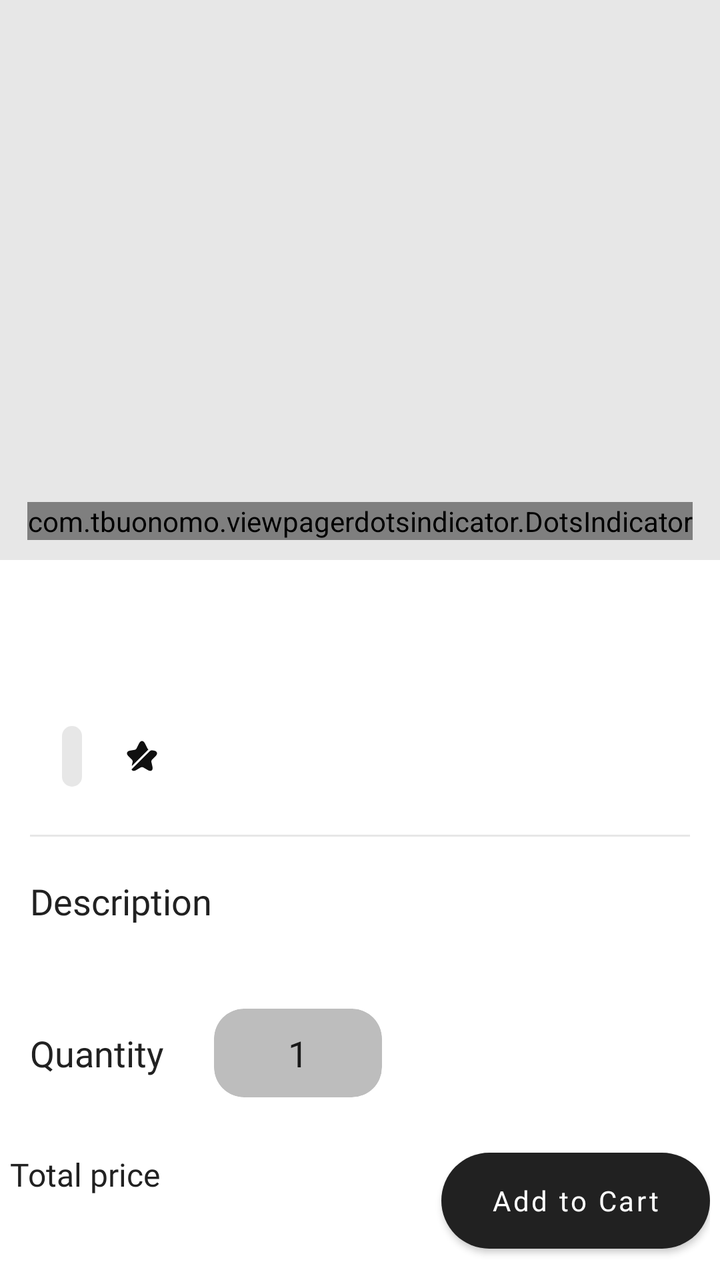
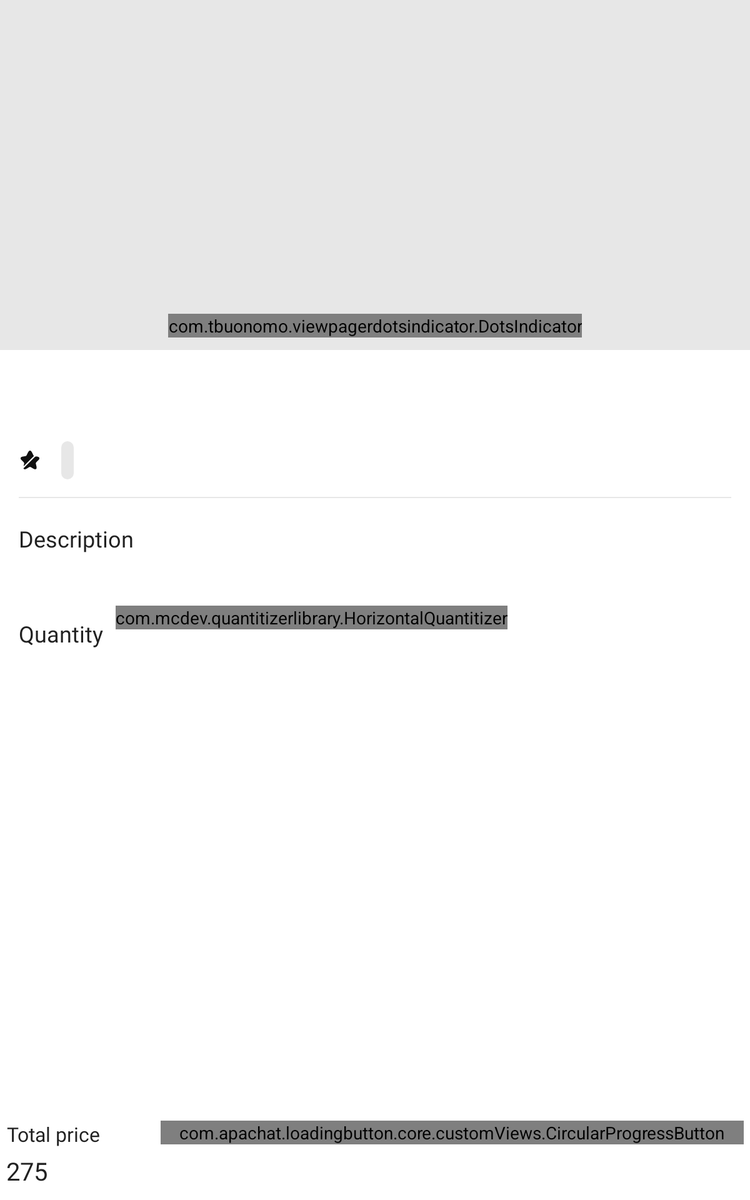

First picture: res/layout/ on a phone held upright. Second picture: the repository's own variant of that layout, on a device whose configuration matches the variant's folder. Source for both follows.
<!-- AndroidManifest.xml: application theme Theme.VodiyPolymer -->
<!-- res/layout/fragment_details.xml -->
<?xml version="1.0" encoding="utf-8"?>
<androidx.coordinatorlayout.widget.CoordinatorLayout xmlns:android="http://schemas.android.com/apk/res/android"
    xmlns:app="http://schemas.android.com/apk/res-auto"
    xmlns:tools="http://schemas.android.com/tools"
    android:layout_width="match_parent"
    android:layout_height="match_parent"
    android:fitsSystemWindows="true"
    tools:context="uz.seppuku.vp.fragment.DetailsFragment">

    <com.google.android.material.appbar.AppBarLayout
        android:layout_width="match_parent"
        android:layout_height="wrap_content"
        android:elevation="0dp"
        android:stateListAnimator="@null"
        android:theme="@style/ThemeOverlay.AppCompat.Dark.ActionBar">

        <com.google.android.material.appbar.CollapsingToolbarLayout
            android:layout_width="match_parent"
            android:layout_height="280dp"
            android:background="@color/very_light_gray"
            app:contentScrim="@color/white"
            app:layout_scrollFlags="scroll|enterAlways|enterAlwaysCollapsed|snap"
            app:toolbarId="@id/toolbar">

            <RelativeLayout
                android:layout_width="match_parent"
                android:layout_height="match_parent">

                <androidx.viewpager2.widget.ViewPager2
                    android:id="@+id/viewpager"
                    android:layout_width="match_parent"
                    android:layout_height="match_parent"
                    android:orientation="horizontal"
                    android:transitionName="image" />

                <com.tbuonomo.viewpagerdotsindicator.DotsIndicator
                    android:id="@+id/dots_indicator"
                    android:layout_width="wrap_content"
                    android:layout_height="wrap_content"
                    android:layout_alignParentBottom="true"
                    android:layout_centerHorizontal="true"
                    android:layout_marginBottom="10dp"
                    app:dotsColor="@color/white"
                    app:dotsCornerRadius="8dp"
                    app:dotsSize="8dp"
                    app:dotsSpacing="4dp"
                    app:dotsWidthFactor="2.5"
                    app:progressMode="false"
                    app:selectedDotColor="@color/very_dark_gray_mostly_black" />
            </RelativeLayout>


            <androidx.appcompat.widget.Toolbar
                android:id="@+id/toolbar"
                android:layout_width="match_parent"
                android:layout_height="?attr/actionBarSize"
                android:elevation="0dp"
                app:contentInsetStart="0dp"
                app:layout_collapseMode="pin">

                <RelativeLayout

                    android:id="@+id/rl_1_home"
                    android:layout_width="match_parent"
                    android:layout_height="wrap_content"
                    android:layout_marginHorizontal="10dp">

                    <ImageView
                        android:id="@+id/iv_tb_back"
                        android:layout_width="wrap_content"
                        android:layout_height="wrap_content"
                        android:layout_centerVertical="true"
                        android:padding="10dp"
                        android:src="@drawable/ic_arrow_left_line"
                        app:tint="@color/very_dark_gray_mostly_black" />
                </RelativeLayout>
            </androidx.appcompat.widget.Toolbar>

        </com.google.android.material.appbar.CollapsingToolbarLayout>

    </com.google.android.material.appbar.AppBarLayout>


    <androidx.core.widget.NestedScrollView
        android:layout_width="match_parent"
        android:layout_height="wrap_content"
        android:paddingBottom="70dp"
        app:layout_behavior="@string/appbar_scrolling_view_behavior">


        <LinearLayout
            android:layout_width="match_parent"
            android:layout_height="match_parent"
            android:orientation="vertical"
            android:padding="15dp">

            <LinearLayout
                android:layout_width="match_parent"
                android:layout_height="wrap_content"
                android:orientation="vertical">

                <TextView
                    android:id="@+id/tv_title"
                    android:layout_width="wrap_content"
                    android:layout_height="wrap_content"
                    android:fontFamily="@font/generalsans_semibold"
                    android:maxLines="2"
                    android:textColor="@color/very_dark_gray_mostly_black"
                    android:textSize="20sp" />

                <TextView
                    android:id="@+id/tv_price"
                    android:layout_width="wrap_content"
                    android:layout_height="wrap_content"
                    android:fontFamily="@font/generalsans_semibold"
                    android:textAlignment="center"
                    android:textColor="@color/very_dark_gray_mostly_black"
                    android:textSize="20sp" />
            </LinearLayout>

            <LinearLayout
                android:layout_width="match_parent"
                android:layout_height="wrap_content"
                android:gravity="center_vertical"
                android:orientation="horizontal"
                android:padding="10dp">

                <TextView
                    android:id="@+id/tv_sold"
                    android:layout_width="wrap_content"
                    android:layout_height="wrap_content"
                    android:layout_marginHorizontal="6dp"
                    android:layout_marginVertical="4dp"
                    android:background="@drawable/item_search_view_background"
                    android:fontFamily="@font/generalsans_semibold"
                    android:padding="5dp"
                    android:textColor="@color/dark_gray"
                    android:textSize="15sp" />

                <LinearLayout
                    android:layout_width="wrap_content"
                    android:layout_height="wrap_content"
                    android:layout_marginVertical="5dp"
                    android:layout_marginStart="15dp"
                    android:gravity="center_vertical"
                    android:orientation="horizontal">

                    <ImageView
                        android:layout_width="18dp"
                        android:layout_height="18dp"
                        android:src="@drawable/ic_star_bold" />

                    <TextView
                        android:id="@+id/tv_rating"
                        android:layout_width="wrap_content"
                        android:layout_height="wrap_content"
                        android:layout_marginHorizontal="5dp"
                        android:fontFamily="@font/generalsans_medium"
                        android:textColor="@color/dark_gray"
                        android:textSize="14sp" />
                </LinearLayout>


            </LinearLayout>

            <View
                android:layout_width="match_parent"
                android:layout_height="1dp"
                android:layout_marginVertical="10dp"
                android:background="@color/very_light_gray" />


            <TextView
                android:layout_width="wrap_content"
                android:layout_height="wrap_content"
                android:layout_marginVertical="10dp"
                android:fontFamily="@font/generalsans_semibold"
                android:text="@string/description"
                android:textAlignment="center"
                android:textColor="@color/very_dark_gray_mostly_black"
                android:textSize="18sp" />

            <TextView
                android:id="@+id/tv_description"
                android:layout_width="wrap_content"
                android:layout_height="wrap_content"
                android:layout_marginBottom="10dp"
                android:fontFamily="@font/generalsans_regular"
                android:textAlignment="center"
                android:textColor="@color/very_dark_gray_mostly_black"
                android:textSize="16sp" />


            <LinearLayout
                android:layout_width="match_parent"
                android:layout_height="match_parent"
                android:gravity="center_vertical"
                android:orientation="horizontal">

                <TextView
                    android:layout_width="wrap_content"
                    android:layout_height="wrap_content"
                    android:layout_marginVertical="10dp"
                    android:fontFamily="@font/generalsans_semibold"
                    android:text="@string/quantity"
                    android:textAlignment="center"
                    android:textColor="@color/very_dark_gray_mostly_black"
                    android:textSize="18sp" />


                <include
                    android:id="@+id/inc_counter"
                    layout="@layout/item_counter"
                    android:layout_width="wrap_content"
                    android:layout_height="wrap_content"
                    android:layout_marginStart="25dp" />
            </LinearLayout>
        </LinearLayout>

    </androidx.core.widget.NestedScrollView>


    <RelativeLayout
        android:id="@+id/rl_add_to_cart"
        android:layout_width="match_parent"
        android:layout_height="wrap_content"
        android:layout_alignParentBottom="true"
        android:layout_gravity="bottom"
        android:background="@color/white"
        android:orientation="horizontal"
        android:paddingHorizontal="5dp"
        android:paddingVertical="10dp">

        <LinearLayout
            android:layout_width="wrap_content"
            android:layout_height="wrap_content"
            android:orientation="vertical">

            <TextView
                android:layout_width="wrap_content"
                android:layout_height="wrap_content"
                android:layout_marginBottom="5dp"
                android:fontFamily="@font/generalsans_regular"
                android:text="@string/total_price"
                android:textAlignment="center"
                android:textColor="@color/very_dark_gray_mostly_black"
                android:textSize="16sp" />

            <TextView
                android:id="@+id/tv_total_price"
                android:layout_width="wrap_content"
                android:layout_height="wrap_content"
                android:fontFamily="@font/generalsans_semibold"
                android:textAlignment="center"
                android:textColor="@color/very_dark_gray_mostly_black"
                android:textSize="20sp" />
        </LinearLayout>

        <Button
            android:id="@+id/btn_add_to_cart"
            android:layout_width="wrap_content"
            android:layout_height="wrap_content"
            android:layout_alignParentEnd="true"
            android:background="@drawable/item_circular_button_background"
            android:fontFamily="@font/generalsans_semibold"
            android:paddingHorizontal="25dp"
            android:text="@string/add_to_cart"
            android:textAllCaps="false"
            app:backgroundTint="@null"
            tools:ignore="RelativeOverlap" />
    </RelativeLayout>
</androidx.coordinatorlayout.widget.CoordinatorLayout>
<!-- res/layout/item_counter.xml (included above) -->
<?xml version="1.0" encoding="utf-8"?>
<androidx.cardview.widget.CardView xmlns:android="http://schemas.android.com/apk/res/android"
    xmlns:app="http://schemas.android.com/apk/res-auto"
    android:layout_width="wrap_content"
    android:id="@+id/card_main"
    android:layout_height="wrap_content"
    android:layout_margin="5dp"
    app:cardBackgroundColor="@color/gray"
    app:cardCornerRadius="15dp"
    app:cardElevation="0dp">

    <LinearLayout
        android:layout_width="match_parent"
        android:layout_height="wrap_content"
        android:gravity="center_vertical"
        android:orientation="horizontal"
        android:paddingHorizontal="17dp"
        android:paddingVertical="10dp">

        <ImageView
            android:id="@+id/iv_minus"
            android:layout_width="wrap_content"
            android:layout_height="wrap_content"
            android:layout_marginEnd="15dp"
            android:src="@drawable/ic_minus_line" />

        <EditText
            android:id="@+id/edt_count"
            android:layout_width="wrap_content"
            android:layout_height="wrap_content"
            android:background="@null"
            android:gravity="center_horizontal"
            android:minWidth="20dp"
            android:text="1" />

        <ImageView
            android:id="@+id/iv_plus"
            android:layout_width="wrap_content"
            android:layout_height="wrap_content"
            android:layout_marginStart="15dp"
            android:src="@drawable/ic_add_line" />
    </LinearLayout>
</androidx.cardview.widget.CardView>
<!-- resources referenced by this layout -->
<resources>
  <color name="dark_gray">#757575</color>
  <color name="gray">#bdbdbd</color>
  <color name="very_dark_gray_mostly_black">#212121</color>
  <color name="very_light_gray">#e7e7e7</color>
  <color name="white">#FFFFFFFF</color>
  <!-- drawable ic_star_bold (drawable) -->
  <vector xmlns:android="http://schemas.android.com/apk/res/android"
      android:width="24dp"
      android:height="24dp"
      android:viewportWidth="24"
      android:viewportHeight="24">
    <path
        android:pathData="M5.74,16C5.85,15.51 5.65,14.81 5.3,14.46L2.87,12.03C2.11,11.27 1.81,10.46 2.03,9.76C2.26,9.06 2.97,8.58 4.03,8.4L7.15,7.88C7.6,7.8 8.15,7.4 8.36,6.99L10.08,3.54C10.58,2.55 11.26,2 12,2C12.74,2 13.42,2.55 13.92,3.54L15.64,6.99C15.77,7.25 16.04,7.5 16.33,7.67L5.56,18.44C5.42,18.58 5.18,18.45 5.22,18.25L5.74,16Z"
        android:fillColor="#101010"/>
    <path
        android:pathData="M18.7,14.46C18.34,14.82 18.14,15.51 18.26,16L18.95,19.01C19.24,20.26 19.06,21.2 18.44,21.65C18.19,21.83 17.89,21.92 17.54,21.92C17.03,21.92 16.43,21.73 15.77,21.34L12.84,19.6C12.38,19.33 11.62,19.33 11.16,19.6L8.23,21.34C7.12,21.99 6.17,22.1 5.56,21.65C5.33,21.48 5.16,21.25 5.05,20.95L17.21,8.79C17.67,8.33 18.32,8.12 18.95,8.23L19.96,8.4C21.02,8.58 21.73,9.06 21.96,9.76C22.18,10.46 21.88,11.27 21.12,12.03L18.7,14.46Z"
        android:fillColor="#101010"/>
  </vector>
  <!-- drawable item_circular_button_background (drawable) -->
  <?xml version="1.0" encoding="utf-8"?>
  <selector xmlns:android="http://schemas.android.com/apk/res/android">
      <item>
          <shape>
              <corners android:radius="25dp" />
              <solid android:color="@color/very_dark_gray_mostly_black" />
          </shape>
      </item>
  </selector>
  <!-- drawable item_search_view_background (drawable) -->
  <?xml version="1.0" encoding="utf-8"?>
  <selector xmlns:android="http://schemas.android.com/apk/res/android">
      <item>
          <shape>
              <corners android:radius="10dp" />
              <solid android:color="@color/very_light_gray" />
          </shape>
      </item>
  </selector>
  <string name="add_to_cart">Add to Cart</string>
  <string name="description">Description</string>
  <string name="quantity">Quantity</string>
  <string name="total_price">Total price</string>
  <style name="Theme.VodiyPolymer" parent="Theme.MaterialComponents.Light.NoActionBar">
          
          <item name="colorPrimary">@color/very_dark_gray_mostly_black</item>
          <item name="colorPrimaryVariant">@color/very_dark_gray_mostly_black</item>
          <item name="colorOnPrimary">@color/white</item>
          
          <item name="colorSecondary">@color/very_dark_gray_mostly_black</item>
          <item name="colorSecondaryVariant">@color/very_dark_gray_mostly_black</item>
          <item name="colorOnSecondary">@color/black</item>
          
          <item name="android:statusBarColor" tools:targetApi="l">?attr/colorPrimaryVariant</item>
          
      </style>
  //rating bar style
  <color name="black">#FF000000</color>
</resources>
<!-- res/layout-sw600dp/fragment_details.xml (the repository's variant of the layout above) -->
<!-- drawn on a 7-inch tablet held upright -->
<?xml version="1.0" encoding="utf-8"?>
<androidx.coordinatorlayout.widget.CoordinatorLayout xmlns:android="http://schemas.android.com/apk/res/android"
    xmlns:app="http://schemas.android.com/apk/res-auto"
    xmlns:tools="http://schemas.android.com/tools"
    android:layout_width="match_parent"
    android:layout_height="match_parent"
    android:fitsSystemWindows="true"
    tools:context="uz.seppuku.vp.fragment.DetailsFragment">

    <com.google.android.material.appbar.AppBarLayout
        android:layout_width="match_parent"
        android:layout_height="wrap_content"
        android:elevation="0dp"
        android:stateListAnimator="@null"
        android:theme="@style/ThemeOverlay.AppCompat.Dark.ActionBar">

        <com.google.android.material.appbar.CollapsingToolbarLayout
            android:layout_width="match_parent"
            android:layout_height="280dp"
            android:background="@color/very_light_gray"
            app:contentScrim="@color/white"
            app:layout_scrollFlags="scroll|enterAlways|enterAlwaysCollapsed|snap"
            app:toolbarId="@id/toolbar">

            <RelativeLayout
                android:layout_width="match_parent"
                android:layout_height="match_parent">

                <androidx.viewpager2.widget.ViewPager2
                    android:id="@+id/viewpager"
                    android:layout_width="match_parent"
                    android:layout_height="match_parent"
                    android:orientation="horizontal"
                    android:transitionName="image_field" />

                <com.tbuonomo.viewpagerdotsindicator.DotsIndicator
                    android:id="@+id/dots_indicator"
                    android:layout_width="wrap_content"
                    android:layout_height="wrap_content"
                    android:layout_alignParentBottom="true"
                    android:layout_centerHorizontal="true"
                    android:layout_marginBottom="10dp"
                    app:dotsColor="@color/white"
                    app:dotsCornerRadius="8dp"
                    app:dotsSize="8dp"
                    app:dotsSpacing="4dp"
                    app:dotsWidthFactor="2.5"
                    app:progressMode="false"
                    app:selectedDotColor="@color/very_dark_gray_mostly_black" />
            </RelativeLayout>


            <androidx.appcompat.widget.Toolbar
                android:id="@+id/toolbar"
                android:layout_width="match_parent"
                android:layout_height="?attr/actionBarSize"
                android:elevation="0dp"
                app:contentInsetStart="0dp"
                app:layout_collapseMode="pin">

                <RelativeLayout

                    android:id="@+id/rl_1_home"
                    android:layout_width="match_parent"
                    android:layout_height="wrap_content"
                    android:layout_marginHorizontal="10dp">

                    <ImageView
                        android:id="@+id/iv_tb_back"
                        android:layout_width="wrap_content"
                        android:layout_height="wrap_content"
                        android:layout_centerVertical="true"
                        android:padding="10dp"
                        android:src="@drawable/ic_arrow_left_line"
                        app:tint="@color/very_dark_gray_mostly_black" />
                </RelativeLayout>
            </androidx.appcompat.widget.Toolbar>

        </com.google.android.material.appbar.CollapsingToolbarLayout>

    </com.google.android.material.appbar.AppBarLayout>


    <androidx.core.widget.NestedScrollView
        android:layout_width="match_parent"
        android:layout_height="wrap_content"
        android:paddingBottom="70dp"
        app:layout_behavior="@string/appbar_scrolling_view_behavior">


        <LinearLayout
            android:layout_width="match_parent"
            android:layout_height="match_parent"
            android:orientation="vertical"
            android:padding="15dp">

            <LinearLayout
                android:layout_width="match_parent"
                android:layout_height="wrap_content"
                android:orientation="vertical">

                <TextView
                    android:id="@+id/tv_title"
                    android:layout_width="wrap_content"
                    android:layout_height="wrap_content"
                    android:fontFamily="@font/generalsans_semibold"
                    android:maxLines="2"
                    android:textColor="@color/very_dark_gray_mostly_black"
                    android:textSize="20sp"
                    android:transitionName="title_field" />

                <TextView
                    android:id="@+id/tv_price"
                    android:layout_width="wrap_content"
                    android:layout_height="wrap_content"
                    android:fontFamily="@font/generalsans_semibold"
                    android:textAlignment="center"
                    android:textColor="@color/very_dark_gray_mostly_black"
                    android:textSize="20sp"
                    android:transitionName="price_field" />
            </LinearLayout>

            <LinearLayout
                android:layout_width="match_parent"
                android:layout_height="wrap_content"
                android:gravity="center_vertical"
                android:orientation="horizontal">

                <LinearLayout
                    android:transitionName="rating_field"
                    android:layout_width="wrap_content"
                    android:layout_height="wrap_content"
                    android:layout_marginVertical="5dp"
                    android:gravity="center_vertical"
                    android:orientation="horizontal">

                    <ImageView
                        android:layout_width="18dp"
                        android:layout_height="18dp"
                        android:src="@drawable/ic_star_bold" />

                    <TextView
                        android:id="@+id/tv_rating"
                        android:layout_width="wrap_content"
                        android:layout_height="wrap_content"
                        android:layout_marginHorizontal="5dp"
                        android:fontFamily="@font/generalsans_medium"

                        android:textColor="@color/dark_gray"
                        android:textSize="14sp" />
                </LinearLayout>

                <TextView
                    android:id="@+id/tv_sold"
                    android:layout_width="wrap_content"
                    android:layout_height="wrap_content"
                    android:layout_marginHorizontal="6dp"
                    android:layout_marginVertical="4dp"
                    android:padding="5dp"
                    android:transitionName="solds_field"
                    android:background="@drawable/item_search_view_background"
                    android:fontFamily="@font/generalsans_semibold"
                    android:textColor="@color/dark_gray"
                    android:textSize="15sp" />


            </LinearLayout>

            <View
                android:layout_width="match_parent"
                android:layout_height="1dp"
                android:layout_marginVertical="10dp"
                android:background="@color/very_light_gray" />


            <TextView
                android:layout_width="wrap_content"
                android:layout_height="wrap_content"
                android:layout_marginVertical="10dp"
                android:fontFamily="@font/generalsans_semibold"
                android:text="@string/description"
                android:textAlignment="center"
                android:textColor="@color/very_dark_gray_mostly_black"
                android:textSize="18sp" />

            <TextView
                android:id="@+id/tv_description"
                android:layout_width="wrap_content"
                android:layout_height="wrap_content"
                android:layout_marginBottom="10dp"
                android:fontFamily="@font/generalsans_regular"
                android:textAlignment="center"
                android:textColor="@color/very_dark_gray_mostly_black"
                android:textSize="16sp" />


            <LinearLayout
                android:layout_width="match_parent"
                android:layout_height="match_parent"
                android:orientation="horizontal">

                <TextView
                    android:layout_width="wrap_content"
                    android:layout_height="wrap_content"
                    android:layout_marginVertical="10dp"
                    android:fontFamily="@font/generalsans_semibold"
                    android:text="@string/quantity"
                    android:textAlignment="center"
                    android:textColor="@color/very_dark_gray_mostly_black"
                    android:textSize="18sp" />

                <com.mcdev.quantitizerlibrary.HorizontalQuantitizer
                    android:id="@+id/quantity_stepper"
                    android:layout_width="wrap_content"
                    android:layout_height="wrap_content"
                    android:layout_marginStart="10dp" />
            </LinearLayout>
        </LinearLayout>

    </androidx.core.widget.NestedScrollView>


    <RelativeLayout
        android:id="@+id/rl_add_to_cart"
        android:layout_width="match_parent"
        android:layout_height="wrap_content"
        android:layout_alignParentBottom="true"
        android:layout_gravity="bottom"
        android:background="@color/white"
        android:orientation="horizontal"
        android:paddingHorizontal="5dp"
        android:paddingVertical="10dp">

        <LinearLayout
            android:layout_width="wrap_content"
            android:layout_height="wrap_content"
            android:orientation="vertical">

            <TextView
                android:layout_width="wrap_content"
                android:layout_height="wrap_content"
                android:layout_marginBottom="5dp"
                android:fontFamily="@font/generalsans_regular"
                android:text="@string/total_price"
                android:textAlignment="center"
                android:textColor="@color/very_dark_gray_mostly_black"
                android:textSize="16sp" />

            <TextView
                android:id="@+id/tv_total_price"
                android:layout_width="wrap_content"
                android:layout_height="wrap_content"
                android:fontFamily="@font/generalsans_semibold"
                android:text="275"
                android:textAlignment="center"
                android:textColor="@color/very_dark_gray_mostly_black"
                android:textSize="20sp" />
        </LinearLayout>

        <com.apachat.loadingbutton.core.customViews.CircularProgressButton
            android:id="@+id/btn_add_to_cart"
            android:layout_width="wrap_content"
            android:layout_height="wrap_content"
            android:layout_alignParentEnd="true"
            android:background="@drawable/item_circular_button_background"
            android:fontFamily="@font/generalsans_semibold"
            android:paddingHorizontal="15dp"
            android:text="@string/add_to_cart"
            android:textAllCaps="false"
            android:textColor="@color/white"
            app:spinning_bar_color="@color/white"
            app:spinning_bar_width="3dp"
            tools:ignore="RelativeOverlap" />
    </RelativeLayout>
</androidx.coordinatorlayout.widget.CoordinatorLayout>
<!-- resources referenced by the variant -->
<!-- as a 7-inch tablet held upright resolves them -->
<resources>
  <color name="dark_gray">#757575</color>
  <color name="very_dark_gray_mostly_black">#212121</color>
  <color name="very_light_gray">#e7e7e7</color>
  <color name="white">#FFFFFFFF</color>
  <!-- drawable ic_star_bold (drawable) -->
  <vector xmlns:android="http://schemas.android.com/apk/res/android"
      android:width="24dp"
      android:height="24dp"
      android:viewportWidth="24"
      android:viewportHeight="24">
    <path
        android:pathData="M5.74,16C5.85,15.51 5.65,14.81 5.3,14.46L2.87,12.03C2.11,11.27 1.81,10.46 2.03,9.76C2.26,9.06 2.97,8.58 4.03,8.4L7.15,7.88C7.6,7.8 8.15,7.4 8.36,6.99L10.08,3.54C10.58,2.55 11.26,2 12,2C12.74,2 13.42,2.55 13.92,3.54L15.64,6.99C15.77,7.25 16.04,7.5 16.33,7.67L5.56,18.44C5.42,18.58 5.18,18.45 5.22,18.25L5.74,16Z"
        android:fillColor="#101010"/>
    <path
        android:pathData="M18.7,14.46C18.34,14.82 18.14,15.51 18.26,16L18.95,19.01C19.24,20.26 19.06,21.2 18.44,21.65C18.19,21.83 17.89,21.92 17.54,21.92C17.03,21.92 16.43,21.73 15.77,21.34L12.84,19.6C12.38,19.33 11.62,19.33 11.16,19.6L8.23,21.34C7.12,21.99 6.17,22.1 5.56,21.65C5.33,21.48 5.16,21.25 5.05,20.95L17.21,8.79C17.67,8.33 18.32,8.12 18.95,8.23L19.96,8.4C21.02,8.58 21.73,9.06 21.96,9.76C22.18,10.46 21.88,11.27 21.12,12.03L18.7,14.46Z"
        android:fillColor="#101010"/>
  </vector>
  <!-- drawable item_circular_button_background (drawable) -->
  <?xml version="1.0" encoding="utf-8"?>
  <selector xmlns:android="http://schemas.android.com/apk/res/android">
      <item>
          <shape>
              <corners android:radius="25dp" />
              <solid android:color="@color/very_dark_gray_mostly_black" />
          </shape>
      </item>
  </selector>
  <!-- drawable item_search_view_background (drawable) -->
  <?xml version="1.0" encoding="utf-8"?>
  <selector xmlns:android="http://schemas.android.com/apk/res/android">
      <item>
          <shape>
              <corners android:radius="10dp" />
              <solid android:color="@color/very_light_gray" />
          </shape>
      </item>
  </selector>
  <string name="add_to_cart">Add to Cart</string>
  <string name="description">Description</string>
  <string name="quantity">Quantity</string>
  <string name="total_price">Total price</string>
  <style name="Theme.VodiyPolymer" parent="Theme.MaterialComponents.Light.NoActionBar">
          
          <item name="colorPrimary">@color/very_dark_gray_mostly_black</item>
          <item name="colorPrimaryVariant">@color/very_dark_gray_mostly_black</item>
          <item name="colorOnPrimary">@color/white</item>
          
          <item name="colorSecondary">@color/very_dark_gray_mostly_black</item>
          <item name="colorSecondaryVariant">@color/very_dark_gray_mostly_black</item>
          <item name="colorOnSecondary">@color/black</item>
          
          <item name="android:statusBarColor" tools:targetApi="l">?attr/colorPrimaryVariant</item>
          
      </style>
  //rating bar style
  <color name="black">#FF000000</color>
</resources>
